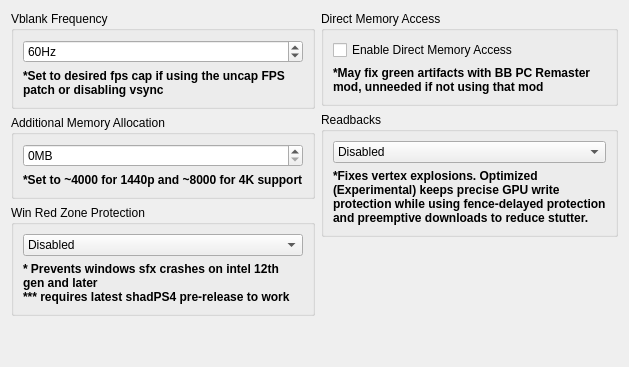
     <widget class="QWidget" name="GameSpecificTab">
      <attribute name="title">
       <string>Game-Specific and Experimental Settings</string>
      </attribute>
      <layout class="QHBoxLayout" name="horizontalLayout">
       <item>
        <layout class="QVBoxLayout" name="verticalLayout_2">
         <item>
          <widget class="QGroupBox" name="heightDivider">
           <property name="title">
            <string notr="true">Vblank Frequency</string>
           </property>
           <layout class="QVBoxLayout" name="vblankLayout">
            <item>
             <widget class="QSpinBox" name="vblankSpinBox">
              <property name="frame">
               <bool>true</bool>
              </property>
              <property name="accelerated">
               <bool>true</bool>
              </property>
              <property name="correctionMode">
               <enum>QAbstractSpinBox::CorrectionMode::CorrectToNearestValue</enum>
              </property>
              <property name="keyboardTracking">
               <bool>false</bool>
              </property>
              <property name="suffix">
               <string>Hz</string>
              </property>
              <property name="minimum">
               <number>30</number>
              </property>
              <property name="maximum">
               <number>9999</number>
              </property>
              <property name="value">
               <number>60</number>
              </property>
             </widget>
            </item>
            <item>
             <widget class="QLabel" name="dmaNoteLabel_2">
              <property name="sizePolicy">
               <sizepolicy hsizetype="Preferred" vsizetype="Fixed">
                <horstretch>0</horstretch>
                <verstretch>0</verstretch>
               </sizepolicy>
              </property>
              <property name="font">
               <font>
                <pointsize>9</pointsize>
                <bold>true</bold>
               </font>
              </property>
              <property name="text">
               <string>*Set to desired fps cap if using the uncap FPS patch or disabling vsync</string>
              </property>
              <property name="wordWrap">
               <bool>true</bool>
              </property>
             </widget>
            </item>
           </layout>
          </widget>
         </item>
         <item>
          <widget class="QGroupBox" name="dmemGroupBox">
           <property name="title">
            <string>Additional Memory Allocation</string>
           </property>
           <layout class="QVBoxLayout" name="verticalLayout_22">
            <item>
             <widget class="QSpinBox" name="dmemSpinBox">
              <property name="suffix">
               <string>MB</string>
              </property>
              <property name="maximum">
               <number>30000</number>
              </property>
             </widget>
            </item>
            <item>
             <widget class="QLabel" name="dmemLabel">
              <property name="sizePolicy">
               <sizepolicy hsizetype="Preferred" vsizetype="Fixed">
                <horstretch>0</horstretch>
                <verstretch>0</verstretch>
               </sizepolicy>
              </property>
              <property name="font">
               <font>
                <pointsize>9</pointsize>
                <bold>true</bold>
               </font>
              </property>
              <property name="text">
               <string>*Set to ~4000 for 1440p and ~8000 for 4K support</string>
              </property>
             </widget>
            </item>
           </layout>
          </widget>
         </item>
         <item>
          <widget class="QGroupBox" name="winRedZoneGroupBox">
           <property name="title">
            <string>Win Red Zone Protection</string>
           </property>
           <layout class="QVBoxLayout" name="verticalLayout_27">
            <item>
             <widget class="QComboBox" name="winRedZoneComboBox">
              <item>
               <property name="text">
                <string>Disabled</string>
               </property>
              </item>
              <item>
               <property name="text">
                <string>Static Patching</string>
               </property>
              </item>
             </widget>
            </item>
            <item>
             <widget class="QLabel" name="dmaNoteLabel_3">
              <property name="sizePolicy">
               <sizepolicy hsizetype="Preferred" vsizetype="Fixed">
                <horstretch>0</horstretch>
                <verstretch>0</verstretch>
               </sizepolicy>
              </property>
              <property name="font">
               <font>
                <pointsize>9</pointsize>
                <bold>true</bold>
               </font>
              </property>
              <property name="text">
               <string>* Prevents windows sfx crashes on intel 12th gen and later
*** requires latest shadPS4 pre-release to work</string>
              </property>
              <property name="wordWrap">
               <bool>true</bool>
              </property>
             </widget>
            </item>
           </layout>
          </widget>
         </item>
         <item>
          <spacer name="verticalSpacer">
           <property name="orientation">
            <enum>Qt::Orientation::Vertical</enum>
           </property>
           <property name="sizeHint" stdset="0">
            <size>
             <width>20</width>
             <height>40</height>
            </size>
           </property>
          </spacer>
         </item>
        </layout>
       </item>
       <item>
        <layout class="QVBoxLayout" name="verticalLayout_14">
         <item>
          <widget class="QGroupBox" name="dmaGroupBox">
           <property name="title">
            <string>Direct Memory Access</string>
           </property>
           <layout class="QVBoxLayout" name="verticalLayout_13">
            <item>
             <widget class="QCheckBox" name="DMACheckBox">
              <property name="text">
               <string notr="true">Enable Direct Memory Access</string>
              </property>
             </widget>
            </item>
            <item>
             <widget class="QLabel" name="dmaNoteLabel">
              <property name="sizePolicy">
               <sizepolicy hsizetype="Preferred" vsizetype="Fixed">
                <horstretch>0</horstretch>
                <verstretch>0</verstretch>
               </sizepolicy>
              </property>
              <property name="font">
               <font>
                <pointsize>9</pointsize>
                <bold>true</bold>
               </font>
              </property>
              <property name="text">
               <string>*May fix green artifacts with BB PC Remaster mod, unneeded if not using that mod</string>
              </property>
              <property name="wordWrap">
               <bool>true</bool>
              </property>
             </widget>
            </item>
           </layout>
          </widget>
         </item>
         <item>
          <widget class="QGroupBox" name="groupBox">
           <property name="title">
            <string>Readbacks</string>
           </property>
           <layout class="QVBoxLayout" name="verticalLayout_8">
            <item>
             <widget class="QComboBox" name="readbacksModeComboBox">
              <item>
               <property name="text">
                <string>Disabled</string>
               </property>
              </item>
              <item>
               <property name="text">
                <string>Relaxed</string>
               </property>
              </item>
              <item>
               <property name="text">
                <string>Precise</string>
               </property>
              </item>
              <item>
               <property name="text">
                <string>Optimized (Experimental)</string>
               </property>
              </item>
             </widget>
            </item>
            <item>
             <widget class="QLabel" name="readbacksNoteLabel">
              <property name="sizePolicy">
               <sizepolicy hsizetype="Preferred" vsizetype="Fixed">
                <horstretch>0</horstretch>
                <verstretch>0</verstretch>
               </sizepolicy>
              </property>
              <property name="font">
               <font>
                <pointsize>9</pointsize>
                <bold>true</bold>
               </font>
              </property>
              <property name="text">
               <string>*Fixes vertex explosions. Optimized (Experimental) keeps precise GPU write protection while using fence-delayed protection and preemptive downloads to reduce stutter.</string>
              </property>
              <property name="wordWrap">
               <bool>true</bool>
              </property>
             </widget>
            </item>
           </layout>
          </widget>
         </item>
         <item>
          <spacer name="verticalSpacer_2">
           <property name="orientation">
            <enum>Qt::Orientation::Vertical</enum>
           </property>
           <property name="sizeHint" stdset="0">
            <size>
             <width>20</width>
             <height>40</height>
            </size>
           </property>
          </spacer>
         </item>
        </layout>
       </item>
      </layout>
     </widget>
